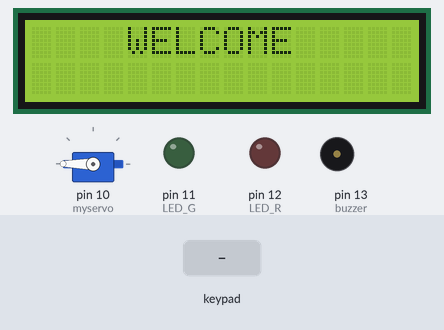
The sketch below on a simulated Arduino Uno, built with avr-gcc and run on an emulated ATmega328P. Shown: 16×2 character LCD, servo, output pins drawn as LEDs (lit = HIGH), buzzer (waves = sounding, pin HIGH). Inputs (shaded band) come from the test bench.

Above: at 1.2 s.
1.3 s: keypad keys 1 2 3 4 pressed 0.4 s apart
At 3.5 s:
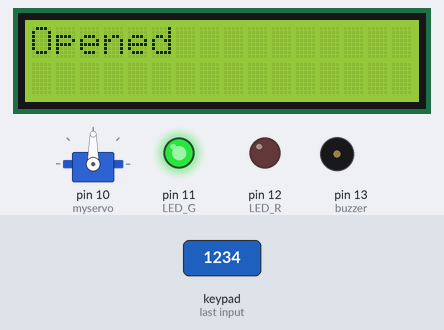
4.4 s: key 'B' pressed
At 7.2 s:
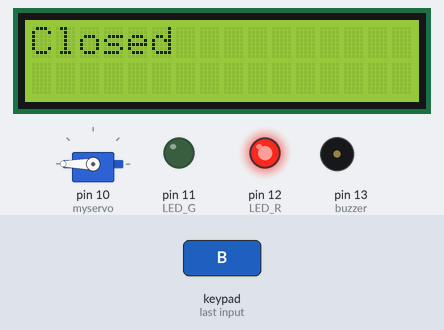
7.4 s: key 'A' pressed
At 9.8 s:
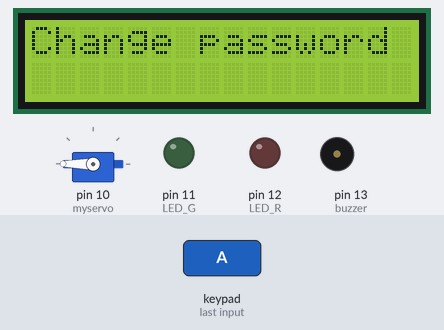
10.4 s: keypad keys 1 2 3 4 # pressed 0.4 s apart
At 12.1 s:
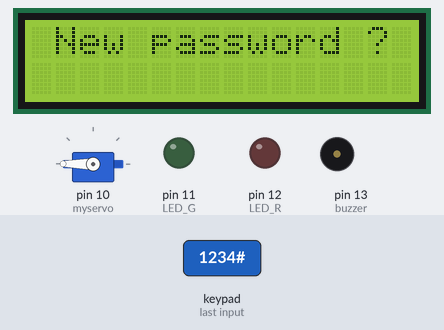
13.9 s: keypad keys 1 2 3 4 * pressed 0.4 s apart
At 16.1 s:
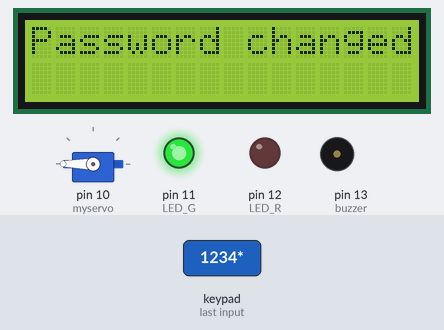
17.4 s: key 'C' pressed
At 18.2 s:
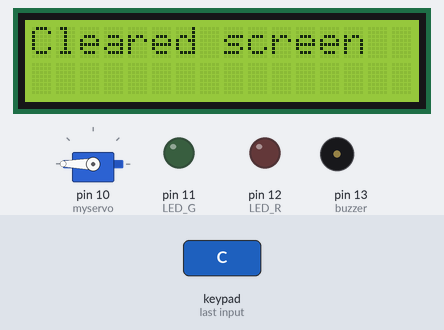
Timing chart, 0 to 20.4 s (numbered marks = the images above; inputs shaded):
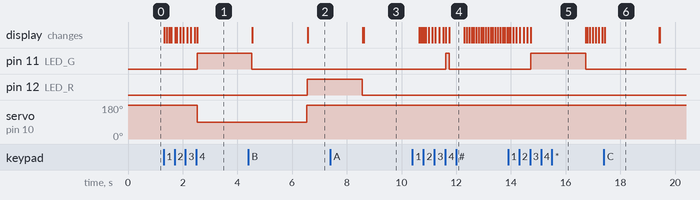

The sketch:

nghia.ino
```cpp
#include <Wire.h>
#include <LiquidCrystal_I2C.h>
#include <Keypad.h>
#include <Servo.h>
LiquidCrystal_I2C lcd(0x27, 16, 2);
int LED_G = 11;
int LED_R = 12;
int buzzer = 13;
const byte ROWS = 4;  //four rows
const byte COLS = 4;  //four columns
Servo myservo;
char keys[ROWS][COLS] = {
  { '1', '2', '3', 'A' },
  { '4', '5', '6', 'B' },
  { '7', '8', '9', 'C' },
  { '*', '0', '#', 'D' }
};

byte rowPins[ROWS] = { 9, 8, 7, 6 };  //connect to the row pinouts of the keypad
byte colPins[COLS] = { 5, 4, 3, 2 };  //connect to the column pinouts of the keypad


Keypad keypad = Keypad(makeKeymap(keys), rowPins, colPins, ROWS, COLS);

String enteredPassword = "";
String enteredkey = "";
String adminPassword = "1234";

bool lcdIsDisplayed = false;
bool doorLocked = false;
unsigned long lockTime = 0;
int lockDuration = 10000;  // 60s khóa
int failedAttempts = 0;
const int maxAttempts = 3;

void setup() {
  Serial.begin(9600);
  lcd.init();
  lcd.backlight();
  lcd.clear();
  pinMode(LED_G, OUTPUT);
  pinMode(LED_R, OUTPUT);
  pinMode(buzzer, OUTPUT);
  myservo.attach(10);
  myservo.write(180);
}


void operateServo(int pos, int ledPin, const char* statusMessage) {
  myservo.write(pos);
  digitalWrite(ledPin, HIGH);
  lcd.clear();
  lcd.setCursor(0, 0);
  lcd.print(statusMessage);
  delay(2000);
  digitalWrite(ledPin, LOW);
  lcd.clear();
}
void checkPassword() {  //check password keypad
  if (enteredPassword == adminPassword) {
    operateServo(90, LED_G, "Opened");
    enteredPassword = "";
    delay(2000);
    lcd.clear();
    myservo.write(180);
    failedAttempts = 0;
  } else {
    operateServo(180, LED_R, "Access denied");
    enteredPassword = "";
    lcd.clear();
    increaseFailedAttempts();
  }

  lcdIsDisplayed = false;
}

void lockDoor() {
  doorLocked = true;
  lockTime = millis();
  lcd.clear();
  lcd.print("Door locked");
}
void increaseFailedAttempts() {  // increase Failed Attempts
  failedAttempts++;

  if (failedAttempts >= maxAttempts) {
    digitalWrite(buzzer, HIGH);
    delay(500);
    digitalWrite(buzzer, LOW);
    delay(50);
    digitalWrite(buzzer, HIGH);
    delay(500);
    digitalWrite(buzzer, LOW);
    delay(50);
    digitalWrite(buzzer, HIGH);
    delay(500);
    digitalWrite(buzzer, LOW);
    delay(50);

    lockDoor();
  }
}
void enterOldPassword() {
  lcd.clear();
  lcd.print("Change password");

  delay(2000);
    lcd.clear();
  lcd.print("  Old password ?");
  String enteredOldPassword = "";
  while (enteredOldPassword.length() < 4) {
    char key = keypad.getKey();
    displayPassword(enteredOldPassword);
    if (key) {
      if (key == 'C') {
        clearScreen();
        return;
      }
      enteredOldPassword += key;
    }
  }

  if (enteredOldPassword == adminPassword) {
    lcd.clear();
    lcd.print("    Correct ");
    digitalWrite(LED_G, HIGH);
    delay(100);

    lcd.clear();
    lcd.print(" New password ?");
    digitalWrite(LED_G, LOW);
    delay(500);
    String newPassword = "";

    while (newPassword.length() < 4) {
      char key = keypad.getKey();
      displayPassword(newPassword);
      if (key) {
        if (key == 'C') {
          clearScreen();
          return;
        }
        newPassword += key;
      }
    }

    adminPassword = newPassword;
    lcd.clear();
    lcd.print("Password changed");
    digitalWrite(LED_G, HIGH);
    delay(2000);
    digitalWrite(LED_G, LOW);
    lcd.clear();
    lcdIsDisplayed = false;
  } else {
    lcd.clear();
    lcd.print("Error !");
    digitalWrite(LED_R, HIGH);
    delay(2000);
    digitalWrite(LED_R, LOW);
    lcd.clear();
    enterOldPassword();
  }
}
int blinkCounter = 0;
void displayPassword(String password) {  // hide password

  lcd.setCursor(6, 1);
  for (int i = 0; i < password.length(); i++) {
    lcd.print('*');
  }
  // Hiển thị dấu "_" ở cuối nếu đã nhập ít nhất một số
  if (password.length() > 0) {
    if (blinkCounter < 30) {  // Nhấp nháy trong khoảng thời gian nào đó
      lcd.print('_');
    } else {
      lcd.print(' ');  // Không hiển thị ký tự "_"
    }

    blinkCounter++;
    if (blinkCounter == 60) {
      blinkCounter = 0;  // Đặt lại biến đếm để bắt đầu lại quá trình nhấp nháy
    }
  }
}
void clearScreen() {
  lcd.clear();
  lcdIsDisplayed = false;
  lcd.print("Cleared screen");
  delay(2000);
  lcd.clear();
  enteredPassword = "";
}
void displayWelcomeMessage() {  // Displays the standby screen
  if (!lcdIsDisplayed) {
    lcdIsDisplayed = true;
    lcd.setCursor(4, 0);
    lcd.print("WELCOME");
  }
}

void loop() {
  char key = keypad.getKey();
  displayPassword(enteredPassword);

  if (doorLocked) {
    // Cửa đang bị khóa, xử lý các tình huống liên quan đến việc cửa đóng
    handleLockedDoor(key);
  } else {
    // Cửa không bị khóa, xử lý các tình huống liên quan đến việc cửa mở
    handleUnlockedDoor(key);
  }
}
void handleLockedDoor(char key) {  // Lock door
  unsigned long elapsedTime = millis() - lockTime;
  if (elapsedTime >= lockDuration) {
    doorLocked = false;
    lcd.clear();
    lcdIsDisplayed = false;
  } else {
    lcd.clear();
    lcd.print("Door locked");
    lcd.setCursor(0, 1);
    lcd.print("Time : " + String((lockDuration - elapsedTime) / 1000) + "s");
    delay(1000);
  }
}
void handleUnlockedDoor(char key) {  // Unlock door
  if (key) {
    if (key == 'C') {
      clearScreen();
    } else if (key == 'B') {
      operateServo(180, LED_R, "Closed");
      lcdIsDisplayed = false;
    } else if (key == 'A') {
      enterOldPassword();
    } else {
      enteredPassword += key;
      lcd.clear();
      lcd.setCursor(4, 0);
      lcd.print("Password ");
      if (enteredPassword.length() == 4) {
        checkPassword();
      }
    }
  } else {
    displayWelcomeMessage();
  }
}
```

Measured:
- after the input at 1.3 s, pin 11 (LED_G): LOW → HIGH after 1.2 s; servo on pin 10 (myservo): 180° → 90° after 1.2 s; the display: first changes at once (image 1 shows a later state)
- after the input at 4.4 s, pin 12 (LED_R): LOW → HIGH after 2.2 s; the display: first differs from a run without the input after 2.2 s (image 2)
- after the input at 7.4 s, the display: first differs from a run without the input after 1.2 s (image 3)
- after the input at 10.4 s, pin 11 (LED_G): LOW → HIGH after 1.2 s, → LOW 0.12 s later; the display: first changes after 0.25 s (image 4 shows a later state)
- after the input at 13.9 s, pin 11 (LED_G): LOW → HIGH after 0.83 s, → LOW 2.0 s later; the display: first changes at once (image 5 shows a later state)
- after the input at 17.4 s, the display: changes at once (image 6)
- what the display in image 6 shows lasts 2.0 s, from 17.4 s to 19.4 s
